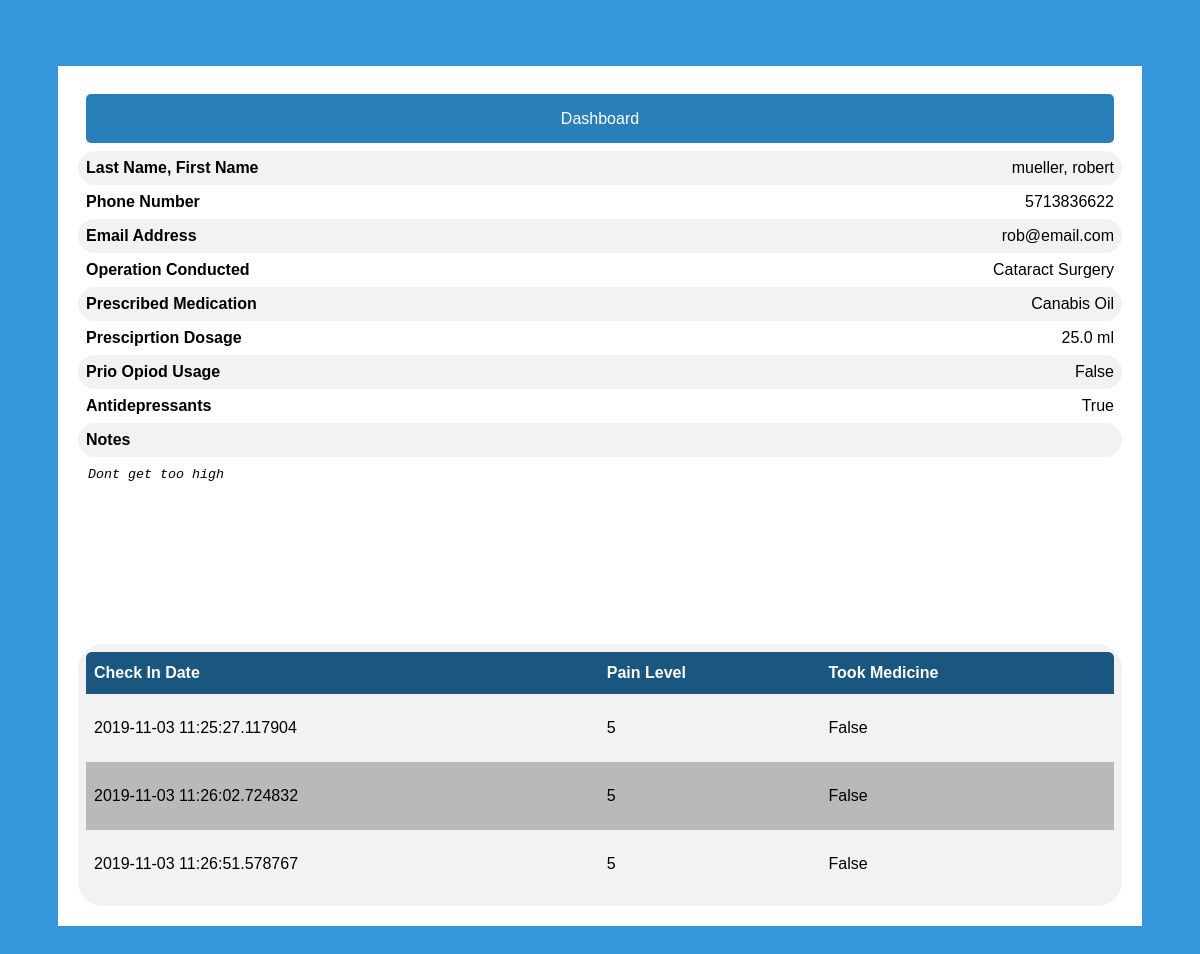
Screenshot of /detailedpatientinfo/5 with the database file from the repository.
### app/models.py (models this page shows, shortened)
class User(UserMixin,db.Model):
    id = db.Column(db.Integer, primary_key=True)
    email = db.Column(db.String(64))
    password = db.Column(db.String(128))
    isDoctor = db.Column(db.Boolean)

class Patient(User):
    id = db.Column(db.Integer, db.ForeignKey('user.id'), primary_key=True)
    firstName = db.Column(db.String(64))
    lastName = db.Column(db.String(64))
    phoneNumber = db.Column(db.String(64))
    operation = db.Column(db.String(64))
    operationDate = db.Column(db.Date)
    prescriptionMed = db.Column(db.String(64))
    prescriptionDosage = db.Column(db.Float)
    priorOpioid = db.Column(db.Boolean)
    onAntidepressants = db.Column(db.Boolean)
    addictionRisk = db.Column(db.Integer)
    notes = db.Column(db.String(1000))
    checkins = db.relationship("CheckIn", backref="patient", lazy='dynamic')

class User(UserMixin,db.Model):
    id = db.Column(db.Integer, primary_key=True)
    email = db.Column(db.String(64))
    password = db.Column(db.String(128))
    isDoctor = db.Column(db.Boolean)

class CheckIn(db.Model):
    id = db.Column(db.Integer, primary_key=True)
    tookMed = db.Column(db.Boolean)
    painLevel = db.Column(db.Integer)
    checkInDate = db.Column(db.DateTime)
    patient_id = db.Column(db.Integer, db.ForeignKey("patient.id"))

### app/routes.py (the view)
@app.route('/detailedpatientinfo/<patientid>', methods=['GET','POST'] )
def detailedPatientInfo(patientid):
    patient = Patient.query.filter_by(id=patientid).first_or_404()
    return render_template("detailedpatientinfo.html", patient=patient)

### app/templates/detailedpatientinfo.html (shortened to what this page needs)
<link type="text/css" rel="stylesheet" href="/static/css/detailedpatientinfo.css" >
<link type="text/css" rel="stylesheet" href="/static/css/doctordashboard.css" >
{% extends "base.html" %}
{% block page %}
<div class="patientdetail">
    <div class="patientdetail-screen">
            <div>
                    <a href="{{ url_for('doctorDashBoard') }}">Dashboard</a>
                </div>
            <div><span class="key">Last Name, First Name</span><span class="data">{{patient.lastName}}, {{patient.firstName}}</span></div>
            <div><span class="key">Phone Number</span><span class="data">{{patient.phoneNumber}}</span></div>
            <div><span class="key">Email Address</span><span class="data">{{patient.email}}</span></div>
            <div><span class="key">Operation Conducted</span><span class="data">{{patient.operation}}</span></div>
            <div><span class="key">Prescribed Medication</span><span class="data">{{patient.prescriptionMed}}</span></div>
            <div><span class="key">Presciprtion Dosage</span><span class="data">{{patient.prescriptionDosage}} ml</span></div>
            <div><span class="key">Prio Opiod Usage</span><span class="data">{{patient.priorOpioid}}</span></div>
            <div><span class="key">Antidepressants</span><span class="data">{{patient.onAntidepressants}}</span></div>
            <div><span class="key">Notes</span></div>
            <div>
                    <span class="key">
                        <textarea readonly>{{patient.notes}}</textarea>
                    </span>
            </div>
            <div>
                {% if patient.checkins.count() > 0 %}
                <table id="customers">
                <tr>
                    <th>Check In Date</th>
                    <th>Pain Level</th>
                    <th>Took Medicine</th>
                </tr>
                {% for item in patient.checkins %}
                <tr>
                    <td>{{item.checkInDate}}</td>
                    <td>{{item.painLevel}}</td>
                    <td>{{item.tookMed}}</td>
                </tr>
                {% endfor %}
                </table>
                {% else %}
                <p>No checkins available for this patient</p>
                {% endif %}
            </div>
    </div>
    </div>
</div>
{% endblock %}

### app/static/css/detailedpatientinfo.css (style rules this page uses)
.patientdetail { margin: 8px auto; width:100%; }
.patientdetail-screen { background-color: #FFF; padding: 20px; border-radius: 5px width }
.patientdetail-screen div { padding:8px; border-radius: 25px; }
.patientdetail-screen .data { float:right; }
.patientdetail-screen .key { font-weight: bold; }
.patientdetail-screen div:nth-child(even) { background-color: #f2f2f2; }
textarea { resize: none; height:25%; width:100%; border-radius: 5px; border: none; border-color: transparent; font-style: italic; }
a { border: 2px solid transparent; background: #3498DB; color: #ffffff; font-size: 16px; line-height: 25px; padding: 10px 0; text-decoration: none; text-shadow: none; border-radius: 5px; box-shadow: none; transition: 0.25s; display: block; width: auto; margin: 0 auto; text-align: center; }
a { background-color: #2980B9; }

### app/static/css/doctordashboard.css (style rules this page uses)
#customers { font-family: "Trebuchet MS", Arial, Helvetica, sans-serif; border-collapse: collapse; width: 100%; }
table { border-collapse: separate; border-spacing: 0; min-width: 350px; }
table tr th, table tr td { border-right: 1px solid #bbb; border-bottom: 1px solid #bbb; padding: 5px; }
table tr th:first-child, table tr th:last-child { border-top:solid 1px #bbb; }
table tr th:first-child, table tr td:first-child { border-left: 1px solid #bbb; }
table tr th { background: #eee; text-align: left; }
table tr:first-child th:first-child, table.Info tr:first-child td:first-child { border-top-left-radius: 6px; }
table tr:first-child th:last-child, table.Info tr:first-child td:last-child { border-top-right-radius: 6px; }
table tr:last-child td:first-child { border-bottom-left-radius: 6px; }
table tr:last-child td:last-child { border-bottom-right-radius: 6px; }
#customers td, #customers th { border: none; padding: 25px 8px 25px 8px; }
#customers tr:nth-child(even) { background-color: #f2f2f2; }
#customers tr:nth-child(odd) { background-color: #b9b9b9; }
#customers th { padding-top: 12px; padding-bottom: 12px; text-align: left; background-color: #195680; color: white; }

### app/static/css/login.css (style rules this page uses)
* { box-sizing: border-box; }
body { font-family: Arial; background-color: #3498DB; padding: 50px; }

### rows the page displays
Patient: lastName "mueller", firstName "robert", phoneNumber "5713836622", operation "Cataract Surgery", prescriptionMed "Canabis Oil", prescriptionDosage "25.0", priorOpioid "False", onAntidepressants "True", notes "Dont get too high"
User: email "rob@email.com"
CheckIn: checkInDate "2019-11-03 11:25:27.117904", painLevel "5", tookMed "False"
CheckIn: checkInDate "2019-11-03 11:26:02.724832", painLevel "5", tookMed "False"
CheckIn: checkInDate "2019-11-03 11:26:51.578767", painLevel "5", tookMed "False"
